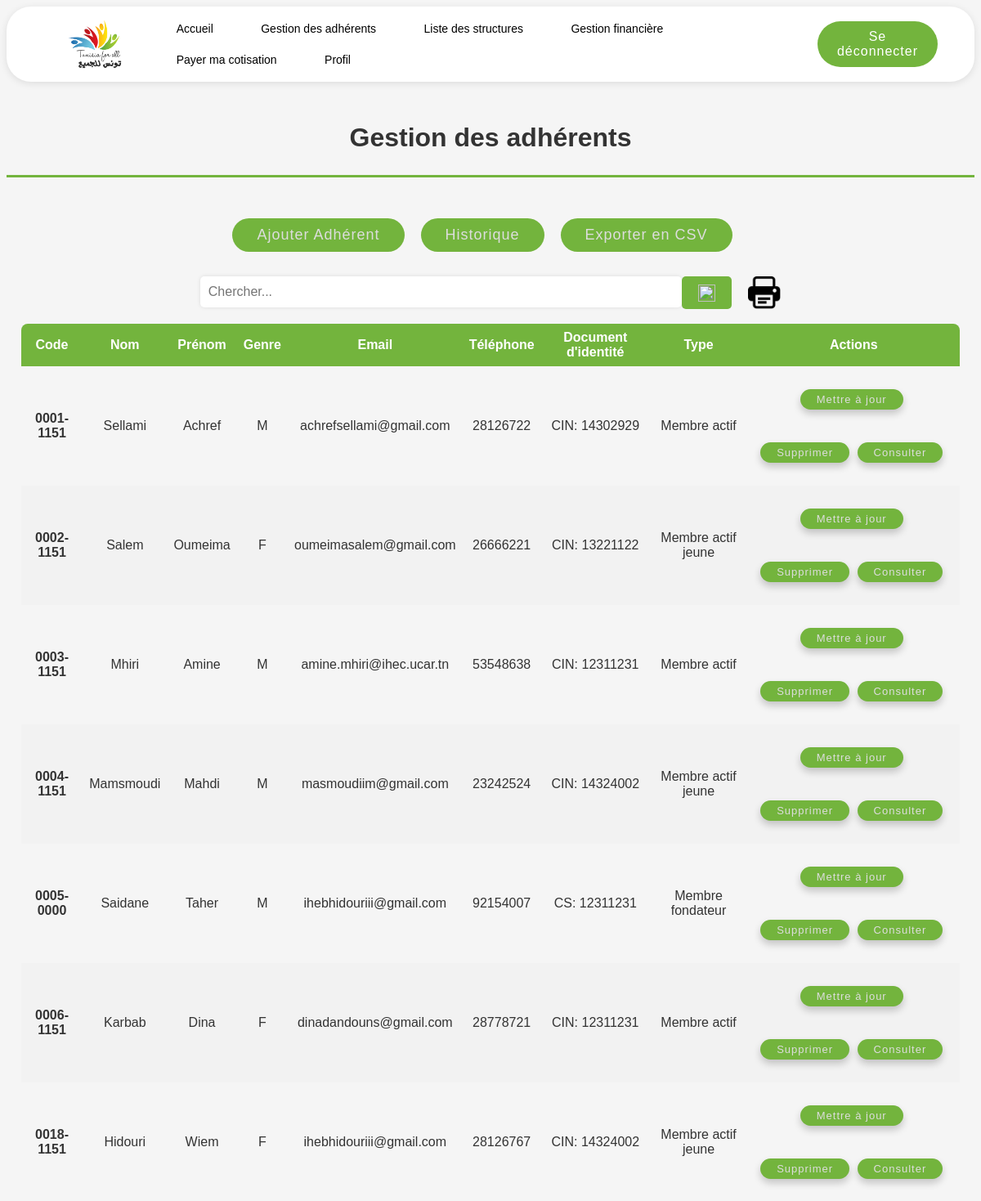
/gestion_adherent/ (signed in), run on an earlier commit of the app's database.
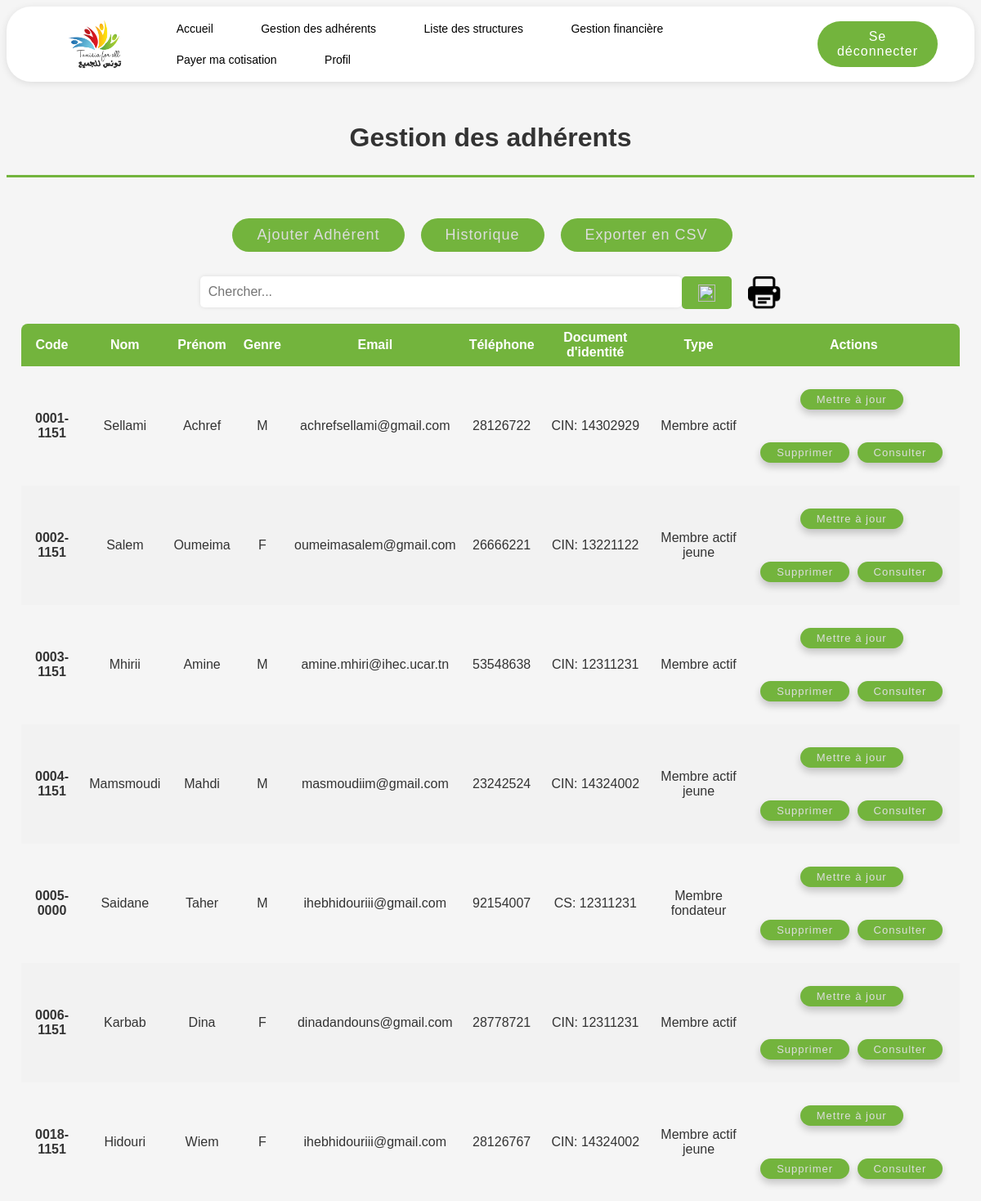
And on a later commit of the database.
### base/models.py (models this page shows, shortened)
class Adherent(models.Model):
    user = models.OneToOneField(User, on_delete=models.CASCADE , related_name='adherent')
    code = models.CharField(max_length=8)
    photo_de_profile= models.ImageField(upload_to='img/',null=True, blank=True,default='img/navbar_logo.png')
    structure = models.ForeignKey(Structure, on_delete=models.CASCADE , related_name='adherents', default = 1)
    TYPE_ADHERENT_CHOICES = (
    ('Membre fondateur', 'Membre fondateur'),
    ('Membre actif', 'Membre actif'),
    ('Membre actif jeune', 'Membre actif jeune'),
    ('Soutien', 'Soutien'),
    ('Membre d\'honneur ', 'Membre d\'honneur '),
    )
    type_adhérent = models.CharField(max_length=27, choices=TYPE_ADHERENT_CHOICES)
    RESPONSABILTE_ADHERENT_CHOICES = (
    ('Président', 'Président'),
    ('Viceprésident', 'Vice président'),
    ('Directeur Executif', 'Directeur Executif'),
    ('Trésorier', 'Trésorier'),
    ('Trésorier adjoint ', 'Trésorier adjoint '),
    ('Chef Projet', 'Chef Projet'),
    ('Coordinateur de commission ', 'Coordinateur de commission '),
    ('Membre Simple ', 'Membre Simple '),
    )
    responsabilité_adhérent= models.CharField(max_length=27, choices=RESPONSABILTE_ADHERENT_CHOICES, null=True, blank=True)
    GENRE_CHOICES = (
        ('M', 'M'),
        ('F', 'F'),
    )
    genre = models.CharField(max_length=1, choices=GENRE_CHOICES)
    nom = models.CharField(max_length=50)
    prénom = models.CharField(max_length=50)
    DOCUMENT_IDENTITE_CHOICES = (
        ('CIN', 'Carte d\'identité'),
        ('CS', 'Carte de séjour'),
    )
    type_document_identité = models.CharField(max_length=3, choices=DOCUMENT_IDENTITE_CHOICES,null=True)
    numero_document_identité = models.IntegerField(validators=[
        MinValueValidator(0),
        MaxValueValidator(99999999),
        validate_eight_digits
    ])
    date_émission_de_la_carte = models.DateField(null=True, blank=True)
    nationalité = models.CharField(max_length=50)
    date_de_naissance = models.DateField()
    lieu_de_naissance = models.CharField(max_length=50)
    profession = models.CharField(max_length=50)
    numéro_de_téléphone = models.CharField(max_length=20)
    adresse_email = models.EmailField(max_length=50)
    COMMISSION_CHOICES = (
        ('Enseignement, Sciences et Technologies', 'Enseignement, Sciences et Technologies'),
        ('Développement et emploi', 'Développement et emploi'),
        ('Santé et social', 'Santé et social'),
        ('Culture, tourisme et environnement', 'Culture, tourisme et environnement'),
        ('Autre', 'Autre'),
    )
    commissions = models.CharField(max_length=(50), choices=COMMISSION_CHOICES,null=True,blank=True)
    date_adhésion = models.DateField(blank=True, null=True)
    date_depart = models.DateField(null=True, blank=True)
    motif_depart = models.CharField(max_length=50, null=True, blank=True)
    cotisation_annuelle = models.CharField(max_length=50, default='non payée')
    dernière_date_de_payement = models.DateField(null=True, blank=True)
    exclude_fields = ['date_adhesion', 'date_naissance']

### base/views.py (the view, shortened to what this page needs)
# urls.py: path('gestion_adherent/' , views.gestion_adherent , name="gestion_adherent"),
def gestion_adherent(request):
    search_query = request.GET.get('search', '')
    if request.user.adherent.structure.code_structure == 'BN-1169':
        adherents = Adherent.objects.all()
    else:
        adherents = Adherent.objects.filter(structure=request.user.adherent.structure)
    context = {'adherents': adherents}
    return render(request, 'base/gestion_adherent.html', context)

### base/templates/base/gestion_adherent.html (shortened to what this page needs)
{% extends 'main.html' %}
{% load static %}
{% block content %}
<div>
  <h2>Gestion des adhérents</h2>
  <hr class="hradherent">
</div>
<div class="features">
  <button class="adherent-button"><a href="{% url 'create-adherent'  %}">Ajouter Adhérent</a></button>
  <button class="adherent-button"><a href="{% url 'adherent_history' %}">Historique</a></button>
  <button id="export-button" class="adherent-button"><a href="{% url 'export-adherents-csv' %}">Exporter en CSV</a></button>
</div>
<div class="page-content">
  <form id="search-form" class="search-container" action="{% url 'gestion_adherent' %}">
    <input type="text" class="textbox" id="search-input" name="search" placeholder="Chercher...">
    <button type="submit" class="adherent-button"><i><img src="{% static 'img/search.png' %}"></i></button>
    <img class="print" src="{% static 'img/print.png' %}" height="40px" width="40px" onclick="printTable()">
  </form>
  <div class="adherent-table">
    <table>
      <thead>
        <tr>
          <th>Code</th>
          <th>Nom</th>
          <th>Prénom</th>
          <th>Genre</th>
          <th>Email</th>
          <th>Téléphone</th>
          <th>Document d'identité</th>
          <th>Type</th>
          <th>Actions</th>
        </tr>
      </thead>
      <tbody>
        {% for adherent in adherents %}
        <tr>
          <td><strong>{{ adherent.code }}</strong></td>
          <td>{{ adherent.nom }}</td>
          <td>{{ adherent.prénom }}</td>
          <td>{{ adherent.genre }}</td>
          <td>{{ adherent.adresse_email }}</td>
          <td>{{ adherent.numéro_de_téléphone }}</td>
          <td>{{ adherent.type_document_identité }}: {{ adherent.numero_document_identité }}</td>
          <td>{{ adherent.type_adhérent }}</td>
          <td>
            <button class="adherent-button"><a href="{% url 'update-adherent' adherent.id %}">Mettre à jour</a></button>
            <button class="adherent-button"><a href="{% url 'delete-adherent' adherent.id %}">Supprimer</a></button>
            <button class="adherent-button"><a href="{% url 'consult_adherent' adherent.id %}">Consulter</a></button>
          </td>
        </tr>
        {% endfor %}
      </tbody>
    </table>
  </div>
</div>
{% endblock %}

What changed in the data, as far as the page shows it:
changed Adherent "Amine": nom "Mhiri" → "Mhirii"
